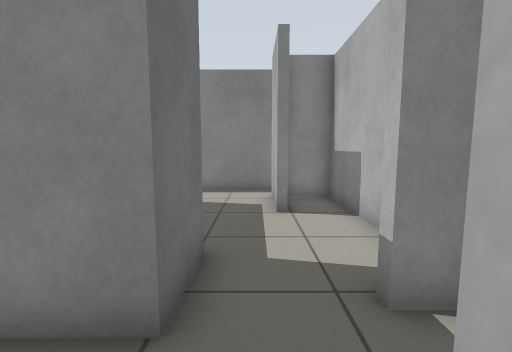
view 1 (above)

16 first-person views from a walk through a world built for the Gazebo simulator. The camera is 0.88 m above the floor, tilts 6° down and sees 90° across. The floor is counted in squares, 0.5 m on a side. Each view is taken from the middle of a square. On the plan, view 1 faces up. The plan holds only what a view shows up to about 15 squares ahead; the rest is blank.

view 2
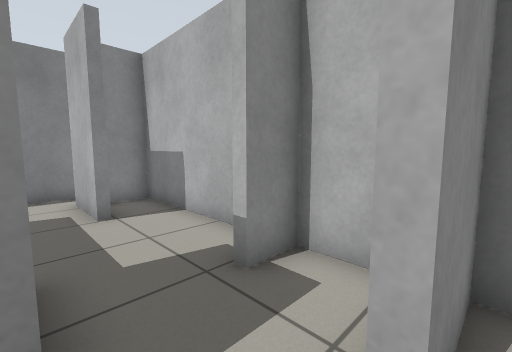

view 3
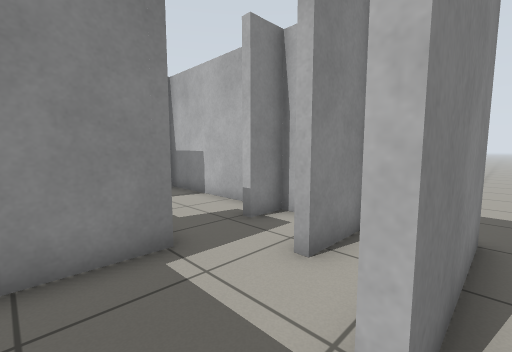

view 4
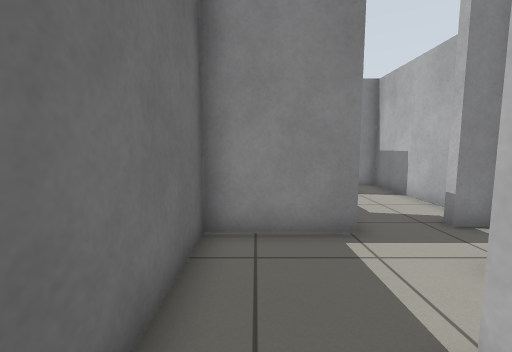

view 5
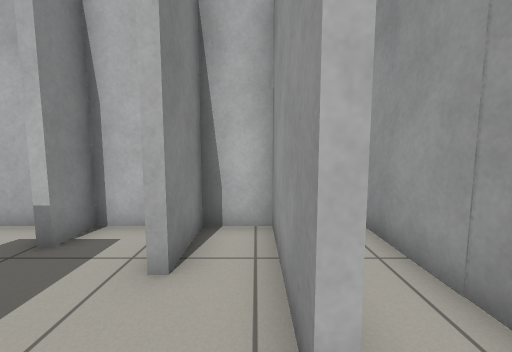

view 6
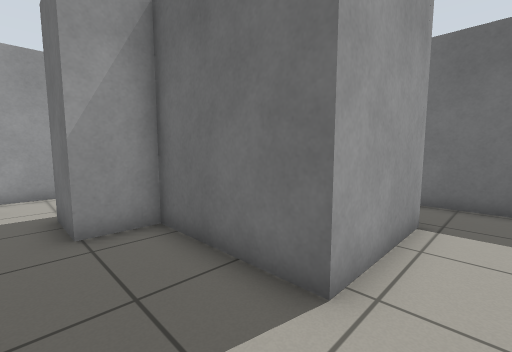

view 7
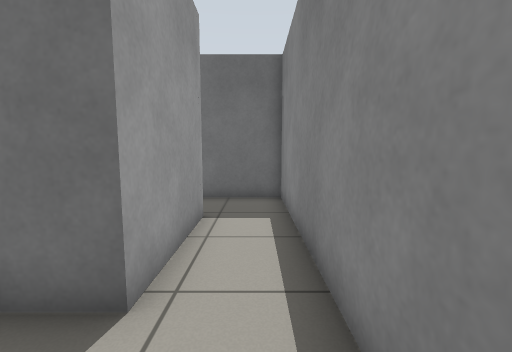

view 8
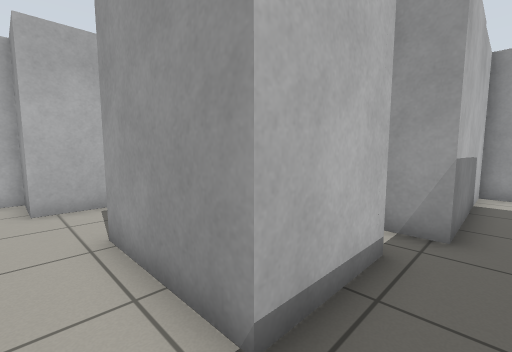

view 9
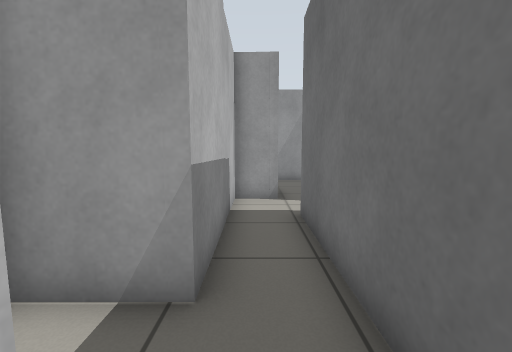

view 10
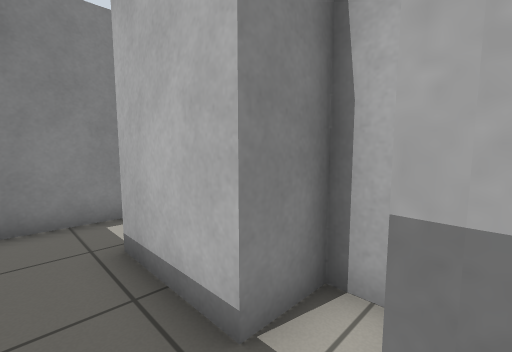

view 11
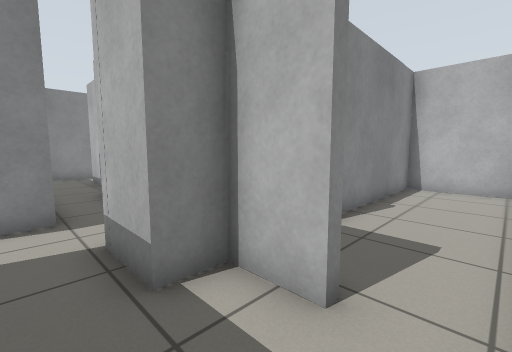

view 12
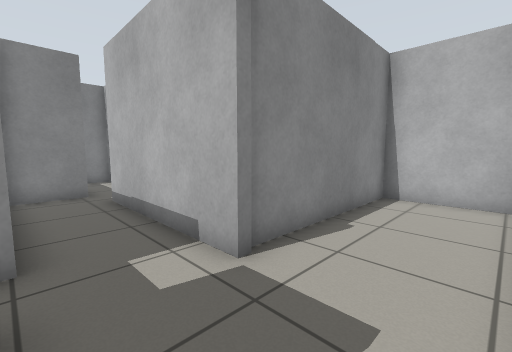

view 13
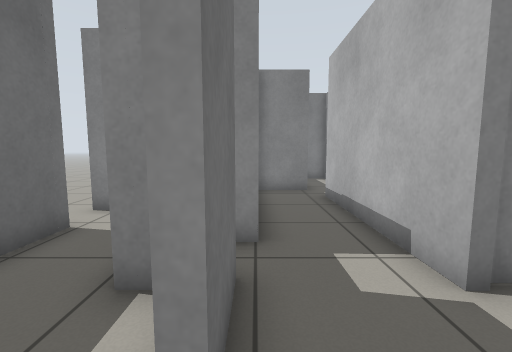

view 14
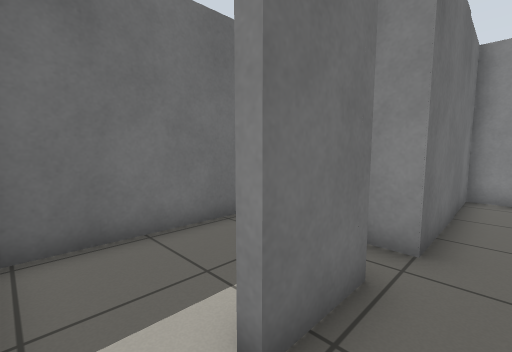

view 15
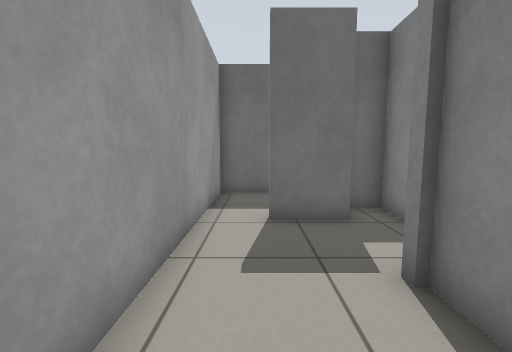

view 16
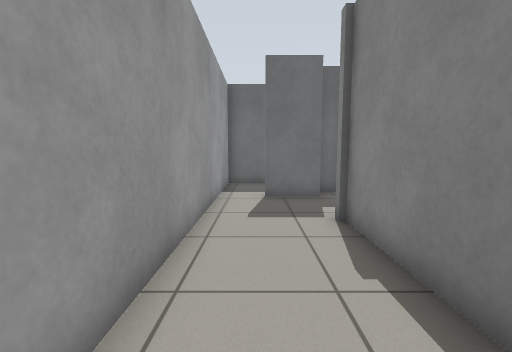

### Floor plan
Ten units are one square. View 1 is at (0, 0); x grows to the right and y downward. Boxes are objects, and circles mark ways between rooms. Rooms are numbered by the first view taken in them; rooms with no view inside come last. Other rooms are left out.
<svg viewBox="-117 -114 162 193">
<path fill="none" stroke="#000" d="M27 -40 27 -92 11 -92M10 -70 4 -70 4 -85M27 -13 27 -27 14 -27M-26 -86 -26 -42 -9 -42 -9 -22M-5 14 27 14 27 -2 4 -2 4 -6M-15 17 -15 14 -5 14M-9 -22 -41 -22 -41 20M31 17 -15 17M-6 35 26 35M-51 -49 -51 -56 -66 -56 -66 -86 -26 -86M-92 -60 -92 -2M4 -85 4 -95 27 -95 27 -101M9 -109 -92 -109 -92 -80M-88 20 -73 20 -73 -42 -51 -42M-40 40 -44 40 -44 -26M-73 36 -73 57M-76 57 -76 40 -88 40 -88 20M-92 -2 -104 -2M-112 13 -112 74 8 74M-48 -39 -69 -39 -69 23 -85 23 -85 34M27 71 27 38 -41 38M-29 -83 -40 -83"/>
<circle cx="-10" cy="0" r="3" fill="#2a7"/>
<circle cx="-10" cy="-80" r="3" fill="#2a7"/>
<circle cx="-25" cy="20" r="3" fill="#2a7"/>
<circle cx="-90" cy="10" r="3" fill="#2a7"/>
<circle cx="-50" cy="-30" r="3" fill="#2a7"/>
<text x="0" y="-40">1</text>
<text x="-20" y="0">2</text>
<text x="40" y="-50">3</text>
<text x="-50" y="-90">4</text>
<text x="-50" y="40">5</text>
<text x="-40" y="-50">6</text>
</svg>
Room 1 opens to room 2. Room 1 opens to room 4. Room 2 opens to room 3. Room 4 opens to room 5. Room 5 opens to room 6.

Where each view was taken, in squares from view 1:
view 1: 0 up, 0 right, facing up
view 2: 0 up, 1 left, facing up-right
view 3: 2 down, 3 left, facing up-right
view 4: 3 down, 3 left, facing up
view 5: 1 down, 3 left, facing right
view 6: 10 up, 0 right, facing down-left
view 7: 10 up, 0 right, facing left
view 8: 10 up, 8 left, facing down-right
view 9: 7 up, 8 left, facing down
view 10: 4 up, 8 left, facing up-right
view 11: 7 down, 10 left, facing up-right
view 12: 7 down, 7 left, facing up-right
view 13: 7 down, 7 left, facing up
view 14: 7 down, 6 left, facing up-left
view 15: 6 down, 1 left, facing left
view 16: 6 down, 2 right, facing left
